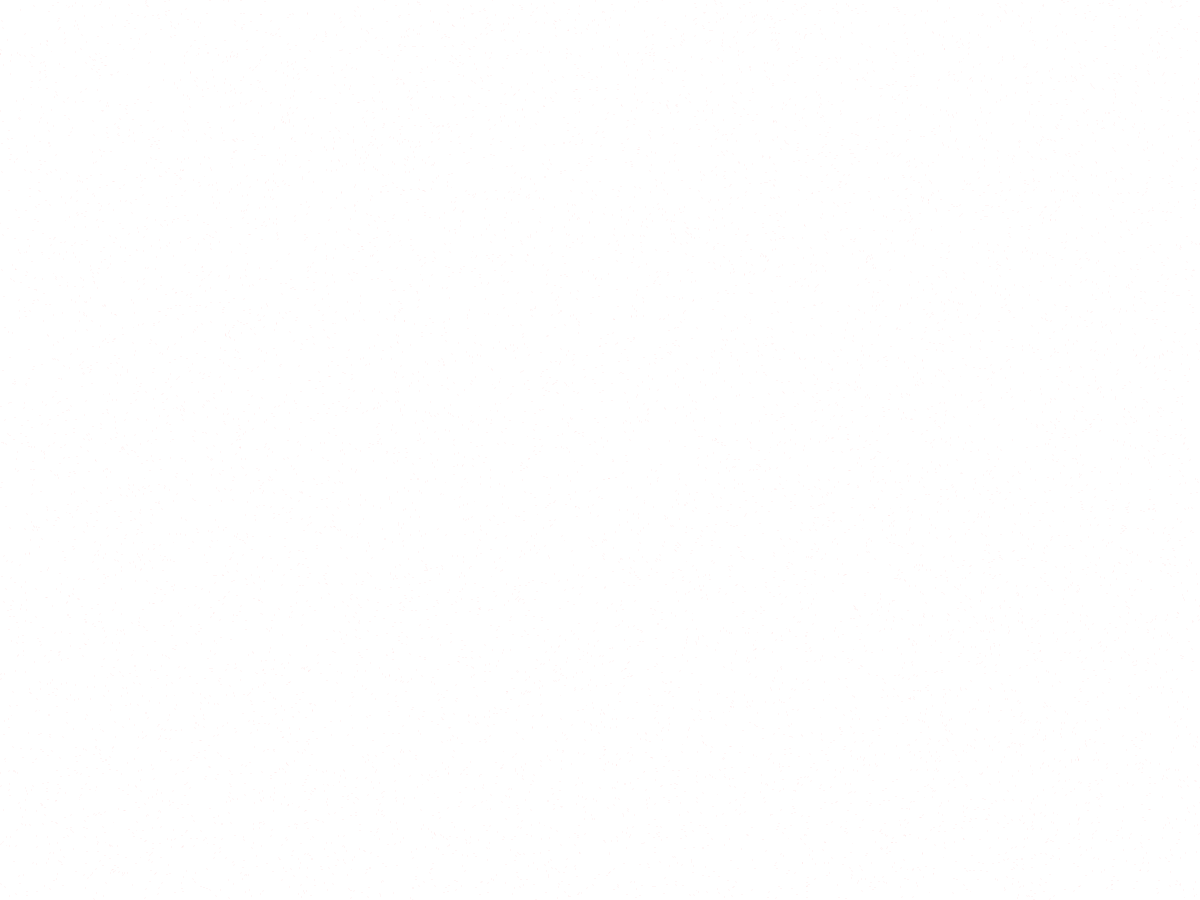
Frame 1 (no input)
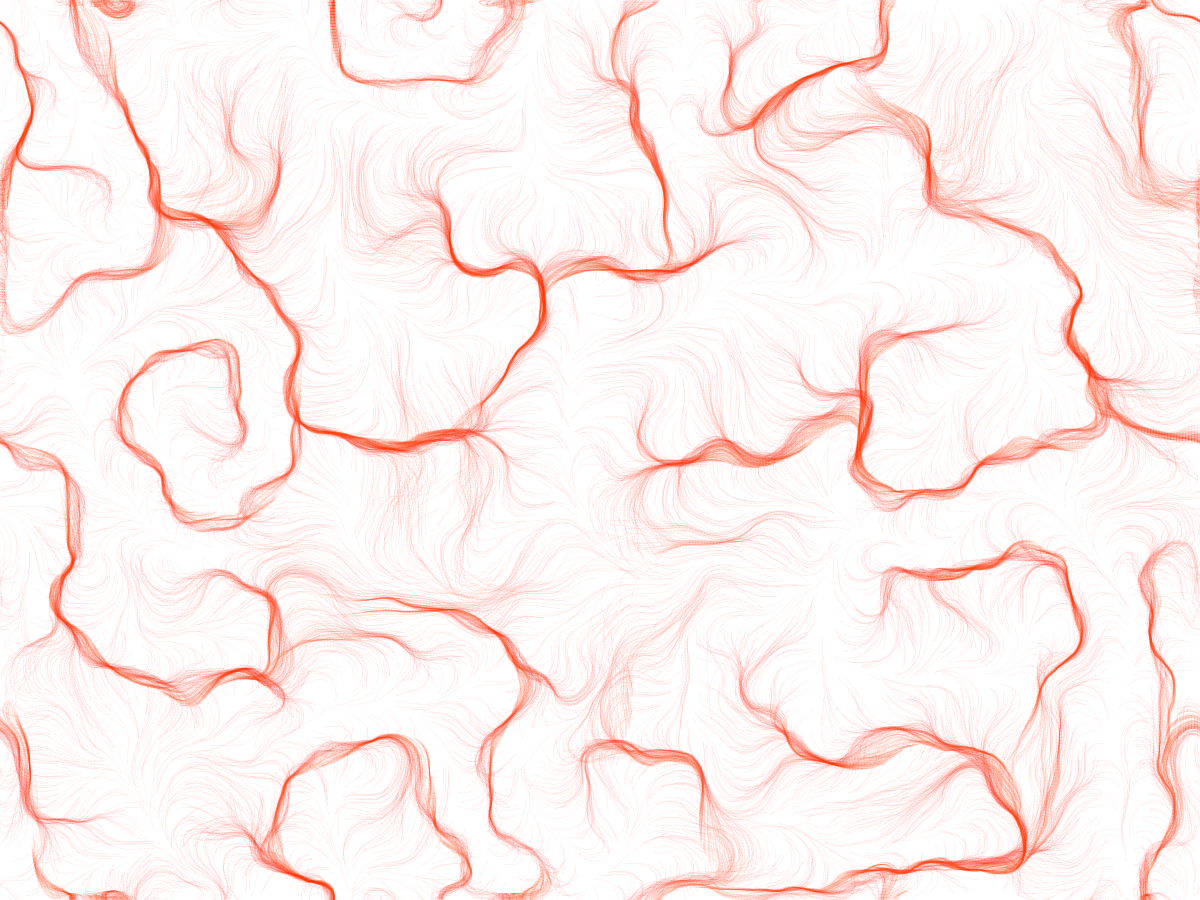
Frame 60 (the mouse pressed at the canvas centre just before this capture)
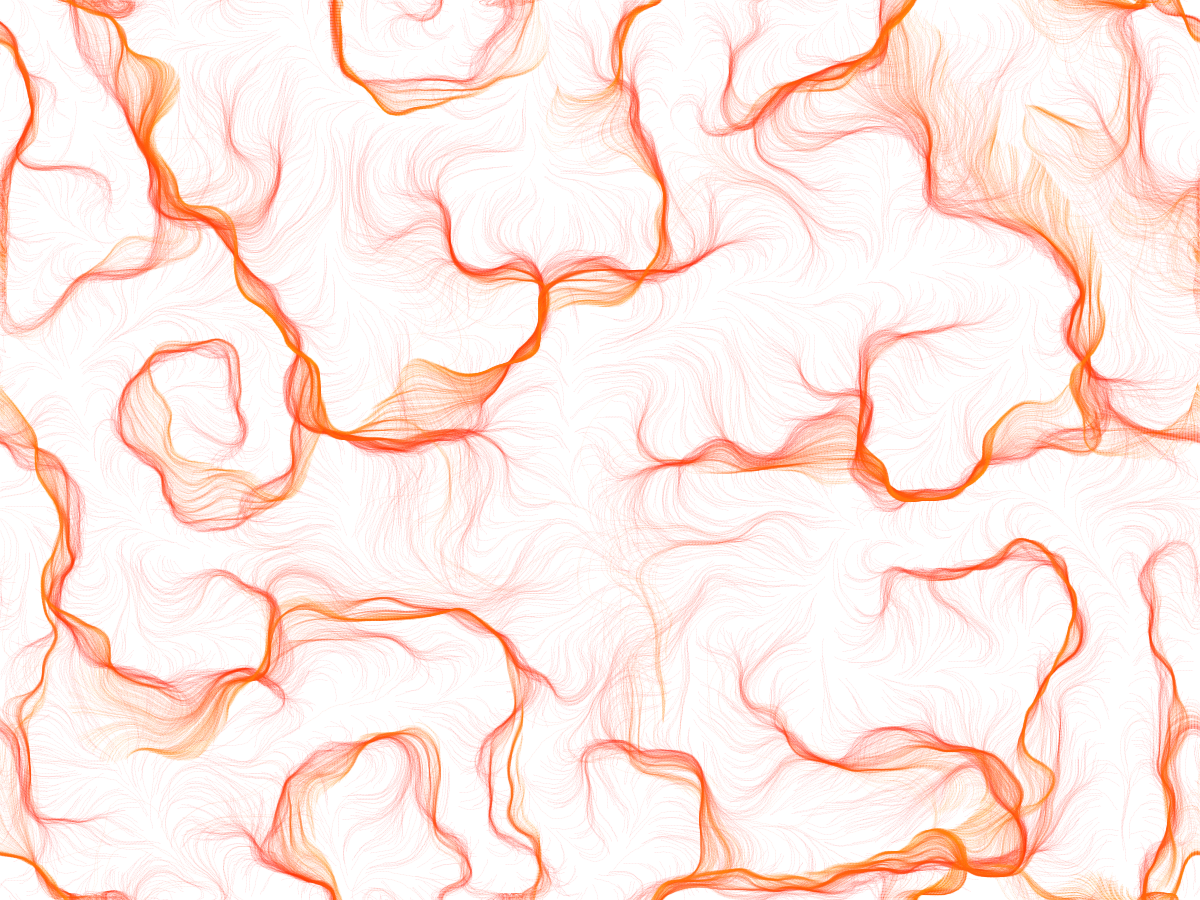
Frame 120 (the mouse held since frame 60 and released just before this capture)

The Processing sketch that drew these frames (run headless with seeded random() and noise(); from frame 60 on, the mouse is pressed at the canvas centre):

// Processing sketch: PerlinNoise_24
// ── PerlinNoise_24.pde
float xOff = 0;
float yOff = 0;
float zOff = 0;

float inc = 0.05;

int rows, cols;
int scl = 10;

Particle particles[];
int numOfParticles = 10000;

PVector vectors[];

void setup() {
  size(1200, 900);
  background(255);
  rows = height/scl;
  cols = width/scl;
  particles = new Particle[numOfParticles];
  for (int i=0; i<numOfParticles; ++i) {
    particles[i] = new Particle();
  }
  vectors = new PVector[rows*cols];
}

void draw() {

  //background(255);

  yOff=0;
  for (int y=0; y<rows; ++y) {
    xOff=0;
    for (int x=0; x<cols; ++x) {
      int index = x + cols * y;
      //pixels[index]=color(floor(noise(xOff, yOff)*255));
      //fill(color(floor(noise(xOff, yOff)*255)));
      //rect(x*scl, y*scl, scl, scl);

      PVector v = PVector.fromAngle(noise(xOff, yOff, zOff)*4*TWO_PI);
      v.normalize();
      //v.setMag(1);
      vectors[index] = v;


      //pushMatrix();
      //translate(x*cols, y*cols);
      //rotate(v.heading());
      //stroke(0, 150);
      //line(0, 0, v.x, v.y);
      //popMatrix();

      xOff+=inc;
    }
    yOff+=inc;
  }
  zOff+=inc*0.05;


  for (int i=0; i<numOfParticles; ++i) {
    particles[i].move();
    particles[i].edges();
    particles[i].update();
    particles[i].show();
  }
}

//void mousePressed(){
//  inc = map(mouseX,0,width,0,1);
//}

// ── Particle.pde
class Particle {

  PVector pos;
  PVector vel;
  PVector acc;
  float maxSpeed;
  PVector prevPos;

  Particle() {
    pos = new PVector(random(width), random(height));
    vel = new PVector(0, 0);
    acc = new PVector(0, 0);
    maxSpeed = 3;
    prevPos = pos.copy();
  }

  void update() {
    prevPos = pos.copy();
    vel.add(acc);
    vel.limit(maxSpeed);
    pos.add(vel);
    acc.mult(0);
  }

  void applyForce(PVector force) {
    acc.add(force);
  }

  void show() {
    colorMode(HSB,360,100,100);
    stroke((zOff*100)%360,100,100,10);
    fill(0);
    line(pos.x, pos.y, prevPos.x, prevPos.y);
  }

  void move() {
    int x = floor(pos.x / scl);
    int y = floor(pos.y / scl);
    if (x<cols && y<rows && x>=0 && y>=0) {
      int index = x + y * cols;
      //println("x: "+x+" , y: "+y+" , index: "+index);
      this.applyForce(vectors[index]);
    }
  }

  void edges() {
    if (pos.x<0) {
      pos.x = width;
    }
    if (pos.x>width) {
      pos.x = 0;
    }
    if (pos.y<0) {
      pos.y = height;
    }
    if (pos.y>height) {
      pos.y = 0;
    }
  }
}
